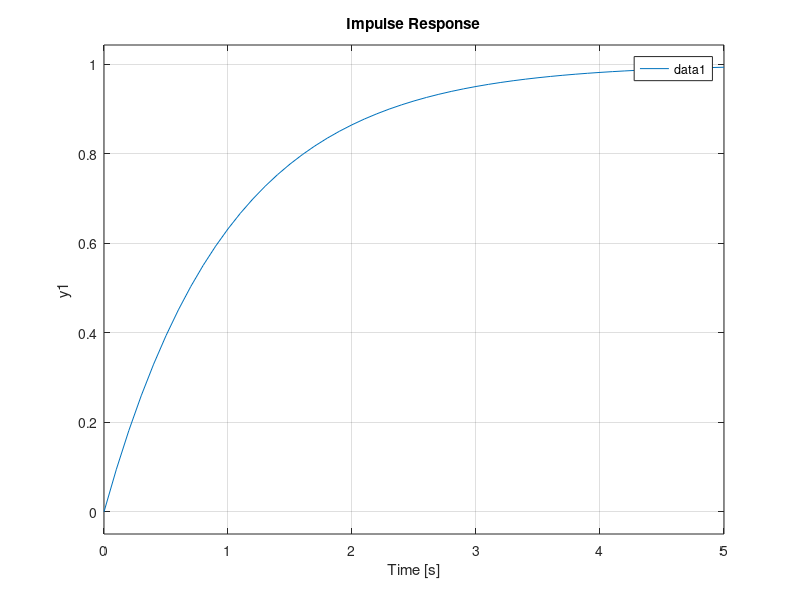
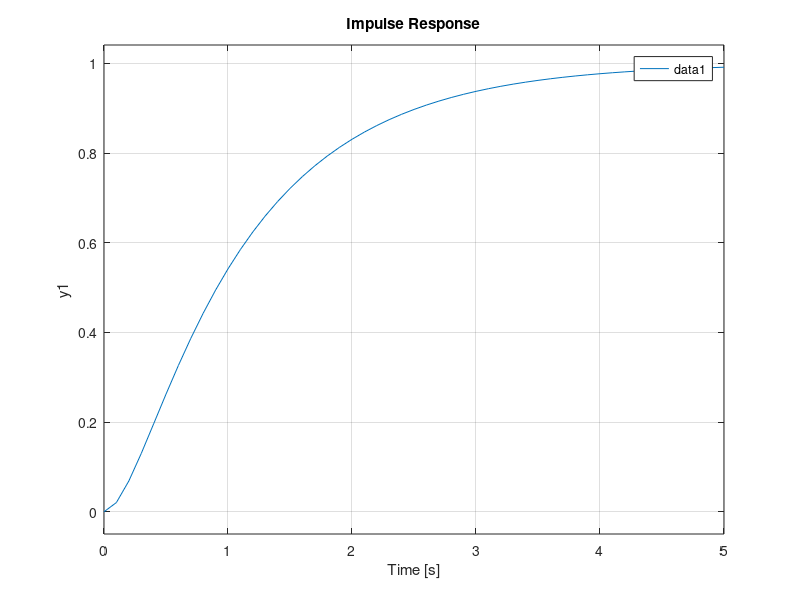
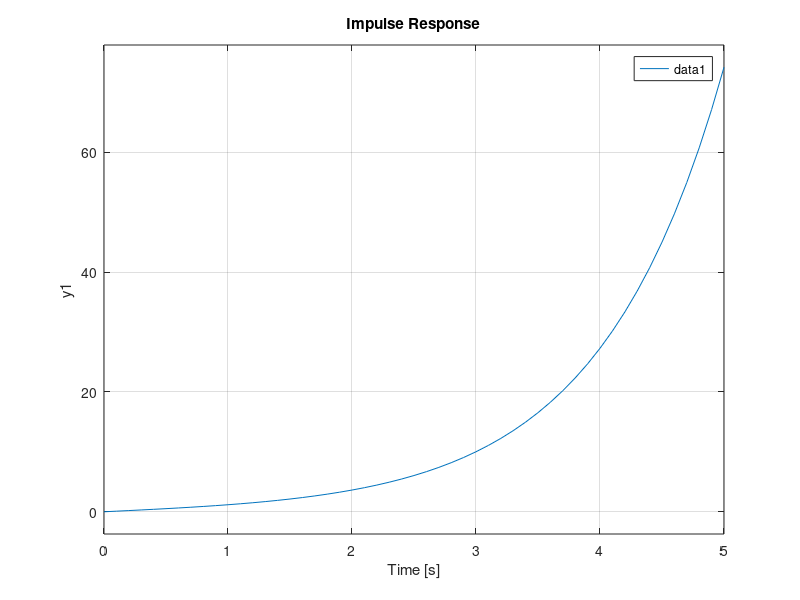
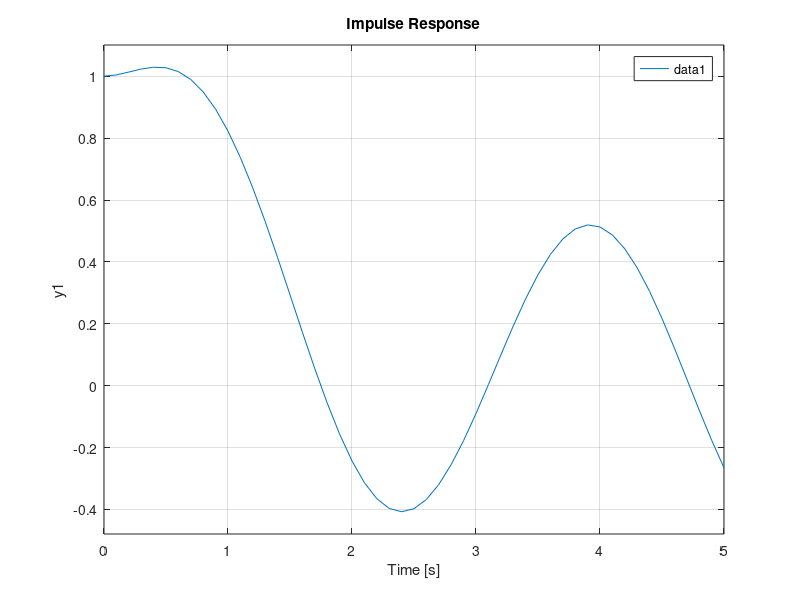

These figures' MATLAB source, in order:
%Liam Jackson
%Homework 11

t =  0:0.1:5;

%ic
Hi = tf([1],[1 1 0]);
figure(1)
impulse(Hi,t)
legend()

%iic
Hii = tf([5],[1 6 5 0]);
figure(2)
impulse(Hii,t)
legend()

%iiic
Hiii = tf([1],[1 0 -1]);
figure(3)
impulse(Hiii,t)
legend()

%ivc
Hiv = tf([1 1 5],[1 1 4 4]);
figure(4)
impulse(Hiv,t)
legend()
















